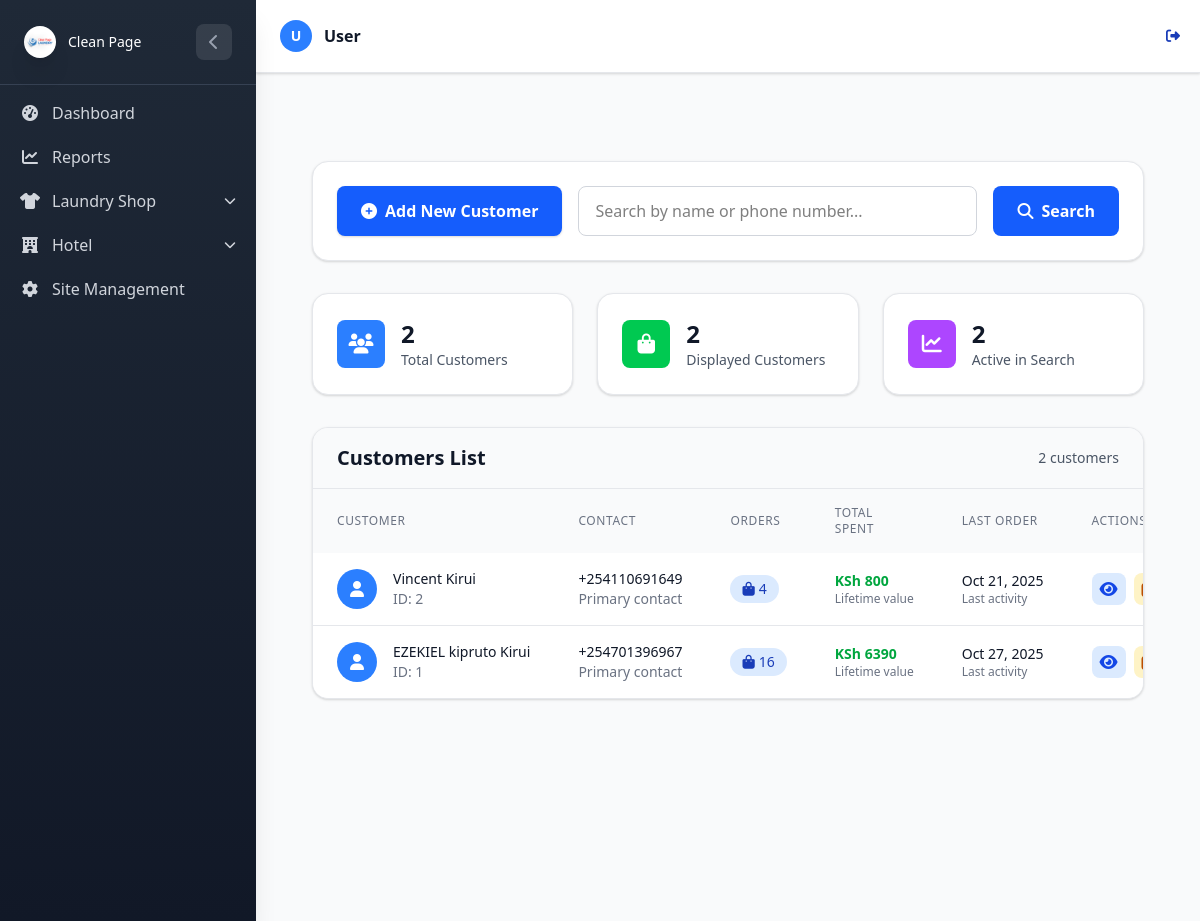
The app's page /Laundry/customer-management/ (signed in), older data.
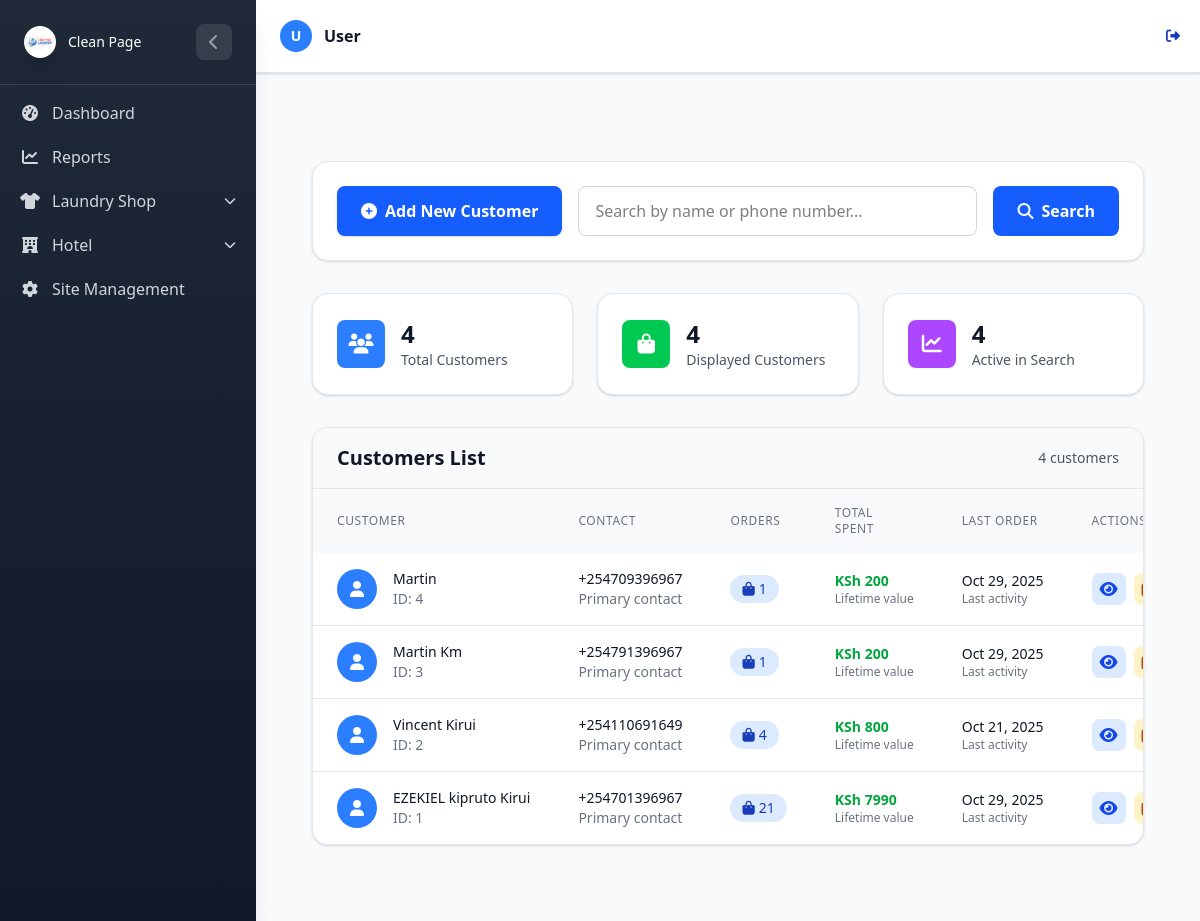
The same page, newer data.
### LaundryApp/models.py (models this page shows, shortened)
class Customer(models.Model):
    name = models.CharField(max_length=200, db_index=True)
    phone = PhoneNumberField(region="KE", unique=True, db_index=True)
    address = models.CharField(max_length=255, default='',  null=True, blank=True)
    created_by = models.ForeignKey(
    UserProfile,
        on_delete=models.CASCADE,
        null=True
    )

class Order(models.Model):
    customer = models.ForeignKey(
        Customer, on_delete=models.CASCADE, related_name='orders', db_index=True
    )
    uniquecode = models.CharField(max_length=10, unique=True, blank=True, editable=False)
    PAYMENT_TYPE_CHOICES = (
        ('cash', 'Cash'),
        ('mpesa', 'M-Pesa'),
        ('card', 'Credit/Debit Card'),
        ('bank_transfer', 'Bank Transfer'),
        ('other', 'Other'),
    )
    payment_type = models.CharField(max_length=50, choices=PAYMENT_TYPE_CHOICES,
                                    default='pending_payment', blank=True, db_index=True)
    PAYMENT_STATUS_CHOICES = (
        ('pending', 'pending'),
        ('completed', 'complete'),
        ('partial', 'partial'),
    )
    payment_status = models.CharField(max_length=50, choices=PAYMENT_STATUS_CHOICES,
                                      default='pending', blank=True, db_index=True)
    SHOP_CHOICE = (
        ('Shop A', 'Shop A'),
        ('Shop B', 'Shop B'),
    )
    shop = models.CharField(max_length=50, choices=SHOP_CHOICE, db_index=True)
    delivery_date = models.DateField(db_index=True)
    ORDER_STATUS_CHOICES = (
        ('pending', 'Pending'),
        ('Completed', 'Completed'),
        ('Delivered_picked', 'Delivered_picked'),
    )
    order_status = models.CharField(max_length=50, choices=ORDER_STATUS_CHOICES,
                                    default='pending', db_index=True)
    addressdetails = models.TextField(default='', blank=True)
    amount_paid = models.DecimalField(max_digits=12, decimal_places=2, default=0)
    total_price = models.DecimalField(max_digits=12, decimal_places=2, default=0, editable=False)
    balance = models.DecimalField(max_digits=12, decimal_places=2, default=0)
    created_at = models.DateTimeField(auto_now_add=True, db_index=True)
    created_by = models.ForeignKey(UserProfile, on_delete=models.SET_NULL, null=True, blank=True)
    previous_order_status = models.CharField(max_length=50, blank=True, null=True)
    class Meta:
        verbose_name = "Order"
        verbose_name_plural = "Orders"
        ordering = ['-created_at']
        indexes = [
            models.Index(fields=['order_status']),
            models.Index(fields=['payment_status']),
            models.Index(fields=['delivery_date']),
            models.Index(fields=['shop']),
        ]

### LaundryApp/View/customers.py (the view)
# urls.py: path('customer-management/', customers.customer_management, name='customer_management'),
@login_required
@shop_required
def customer_management(request):
    customers = Customer.objects.annotate(
        order_count=Count('orders'),
        total_spent=Sum('orders__total_price')
    ).order_by('-id')
    search_query = request.GET.get('search', '')
    if search_query:
        customers = customers.filter(
            Q(name__icontains=search_query) |
            Q(phone__icontains=search_query)
        )
    paginator = Paginator(customers, 20)
    page_number = request.GET.get('page')
    try:
        page_obj = paginator.page(page_number)
    except PageNotAnInteger:
        page_obj = paginator.page(1)
    except EmptyPage:
        page_obj = paginator.page(paginator.num_pages)
    context = {
        'customers': page_obj,
        'search_query': search_query,
        'total_customers': customers.count(),
    }
    return render(request, 'Customer/customer_management.html', context)

### LaundryApp/context_processors.py (called while the page is built)
def active_shop(request):
    return {
        'active_shop_name': request.session.get('active_shop_name', None)
    }

### LaundryApp/views.py (called while the page is built)
def shop_required(view_func):
    @wraps(view_func)
    def _wrapped_view(request, *args, **kwargs):
        if not request.user.is_authenticated:
            messages.error(request, "Please log in to access this page.")
            return redirect('login')
        return view_func(request, *args, **kwargs)
    return _wrapped_view

### LaundryApp/templates/Customer/customer_management.html (shortened to what the changed rows need)
{% extends "base.html" %}
{% block content %}
<div class="min-h-screen bg-gray-50 py-8">
    <div class="max-w-7xl mx-auto px-4 sm:px-6 lg:px-8">
<div class="grid grid-cols-1 md:grid-cols-3 gap-6 mt-8 mb-8">
    <div class="bg-white rounded-2xl shadow-sm border border-gray-200 p-6">
        <div class="flex items-center">
            <div>
                <p class="text-2xl font-bold text-gray-900">{{ total_customers }}</p>
                <p class="text-sm text-gray-600">Total Customers</p>
            </div>
        </div>
    </div>
    <div class="bg-white rounded-2xl shadow-sm border border-gray-200 p-6">
        <div class="flex items-center">
            <div>
                <p class="text-2xl font-bold text-gray-900">
                    {{ customers|length }}
                </p>
                <p class="text-sm text-gray-600">Displayed Customers</p>
            </div>
        </div>
    </div>
    <div class="bg-white rounded-2xl shadow-sm border border-gray-200 p-6">
        <div class="flex items-center">
            <div>
                <p class="text-2xl font-bold text-gray-900">
                    {% with total=customers|length %}{% if total > 0 %}{{ total }}{% else %}0{% endif %}{%endwith %}
                </p>
                <p class="text-sm text-gray-600">Active in Search</p>
            </div>
        </div>
    </div>
</div>
        <div class="bg-white rounded-2xl shadow-sm border border-gray-200 overflow-hidden">
            <div class="px-6 py-4 border-b border-gray-200 bg-gray-50">
                <div class="flex flex-col sm:flex-row sm:items-center sm:justify-between">
                    <h2 class="text-xl font-semibold text-gray-900">Customers List</h2>
                    <span class="text-sm text-gray-600 mt-2 sm:mt-0">{{ total_customers }} customer{{total_customers|pluralize }}</span>
                </div>
            </div>
            <div class="overflow-x-auto">
                <table class="w-full">
                    <thead class="bg-gray-50">
                        <tr>
                            <th class="px-6 py-4 text-left text-xs font-medium text-gray-500 uppercase tracking-wider">
                                Customer</th>
                            <th class="px-6 py-4 text-left text-xs font-medium text-gray-500 uppercase tracking-wider">
                                Contact</th>
                            <th class="px-6 py-4 text-left text-xs font-medium text-gray-500 uppercase tracking-wider">
                                Orders</th>
                            <th class="px-6 py-4 text-left text-xs font-medium text-gray-500 uppercase tracking-wider">
                                Total Spent</th>
                            <th class="px-6 py-4 text-left text-xs font-medium text-gray-500 uppercase tracking-wider">
                                Last Order</th>
                            <th class="px-6 py-4 text-left text-xs font-medium text-gray-500 uppercase tracking-wider">
                                Actions</th>
                        </tr>
                    </thead>
                    <tbody class="bg-white divide-y divide-gray-200">
                        {% for customer in customers %}
                        <tr class="hover:bg-gray-50 transition-colors duration-150">
                            <td class="px-6 py-4 whitespace-nowrap">
                                <div class="flex items-center">
                                    <div
                                        class="w-10 h-10 bg-blue-500 rounded-full flex items-center justify-center mr-4 flex-shrink-0">
                                        <i class="fas fa-user text-white"></i>
                                    </div>
                                    <div>
                                        <div class="text-sm font-medium text-gray-900">{{ customer.name }}</div>
                                        <div class="text-sm text-gray-500">ID: {{ customer.id }}</div>
                                    </div>
                                </div>
                            </td>
                            <td class="px-6 py-4 whitespace-nowrap">
                                <div class="text-sm text-gray-900">{{ customer.phone }}</div>
                                <div class="text-sm text-gray-500">Primary contact</div>
                            </td>
                            <td class="px-6 py-4 whitespace-nowrap">
                                <span
                                    class="inline-flex items-center px-3 py-1 rounded-full text-sm font-medium bg-blue-100 text-blue-800">
                                    <i class="fas fa-shopping-bag mr-1"></i>
                                    {{ customer.order_count }}
                                </span>
                            </td>
                            <td class="px-6 py-4 whitespace-nowrap">
                                <div class="text-sm font-semibold text-green-600">
                                    KSh {{ customer.total_spent|default:0}}</div>
                                <div class="text-xs text-gray-500">Lifetime value</div>
                            </td>
                            <td class="px-6 py-4 whitespace-nowrap">
                                <div class="text-sm text-gray-900">
                                    {% with last_order=customer.orders.first %}
                                    {% if last_order %}
                                    {{ last_order.created_at|date:"M d, Y" }}
                                    {% else %}
                                    <span class="text-gray-400">Never</span>
                                    {% endif %}
                                    {% endwith %}
                                </div>
                                <div class="text-xs text-gray-500">Last activity</div>
                            </td>
                            <td class="px-6 py-4 whitespace-nowrap">
                                <div class="flex items-center space-x-2">
                                    <a href="{% url 'laundry:customer_orders' customer.pk %}"
                                        class="inline-flex items-center p-2 bg-blue-100 hover:bg-blue-200 text-blue-700 rounded-lg transition-colors duration-200 group"
                                        title="View Orders">
                                        <i
                                            class="fas fa-eye group-hover:scale-110 transition-transform duration-200"></i>
                                    </a>
                                    <a href="{% url 'laundry:customer_edit' customer.pk %}"
                                        class="inline-flex items-center p-2 bg-amber-100 hover:bg-amber-200 text-amber-700 rounded-lg transition-colors duration-200 group"
                                        title="Edit Customer">
                                    </a>
                                </div>
                            </td>
                        </tr>
                        {% endfor %}
                    </tbody>
                </table>
            </div>
        </div>
    </div>
</div>
{% endblock %}

Row changes from the older to the newer data that the page shows:
added Customer: name "Martin", id "4", phone "+254709396967", order_count "1", total_spent "200", orders.first.created_at "Oct 29, 2025"
added Customer: name "Martin Km", id "3", phone "+254791396967", order_count "1", total_spent "200", orders.first.created_at "Oct 29, 2025"
changed Customer "EZEKIEL kipruto Kirui": order_count "16" → "21"; total_spent "6390" → "7990"; orders.first.created_at "Oct 27, 2025" → "Oct 29, 2025"
Text that changed along with them:
{{ total_customers }}: "2" → "4"
{{ customers|length }}: "2" → "4"
{{ total }}: "2" → "4"
